Frame 1 (no input): blank canvas, image omitted
Frame 60 (no input): blank canvas, image omitted
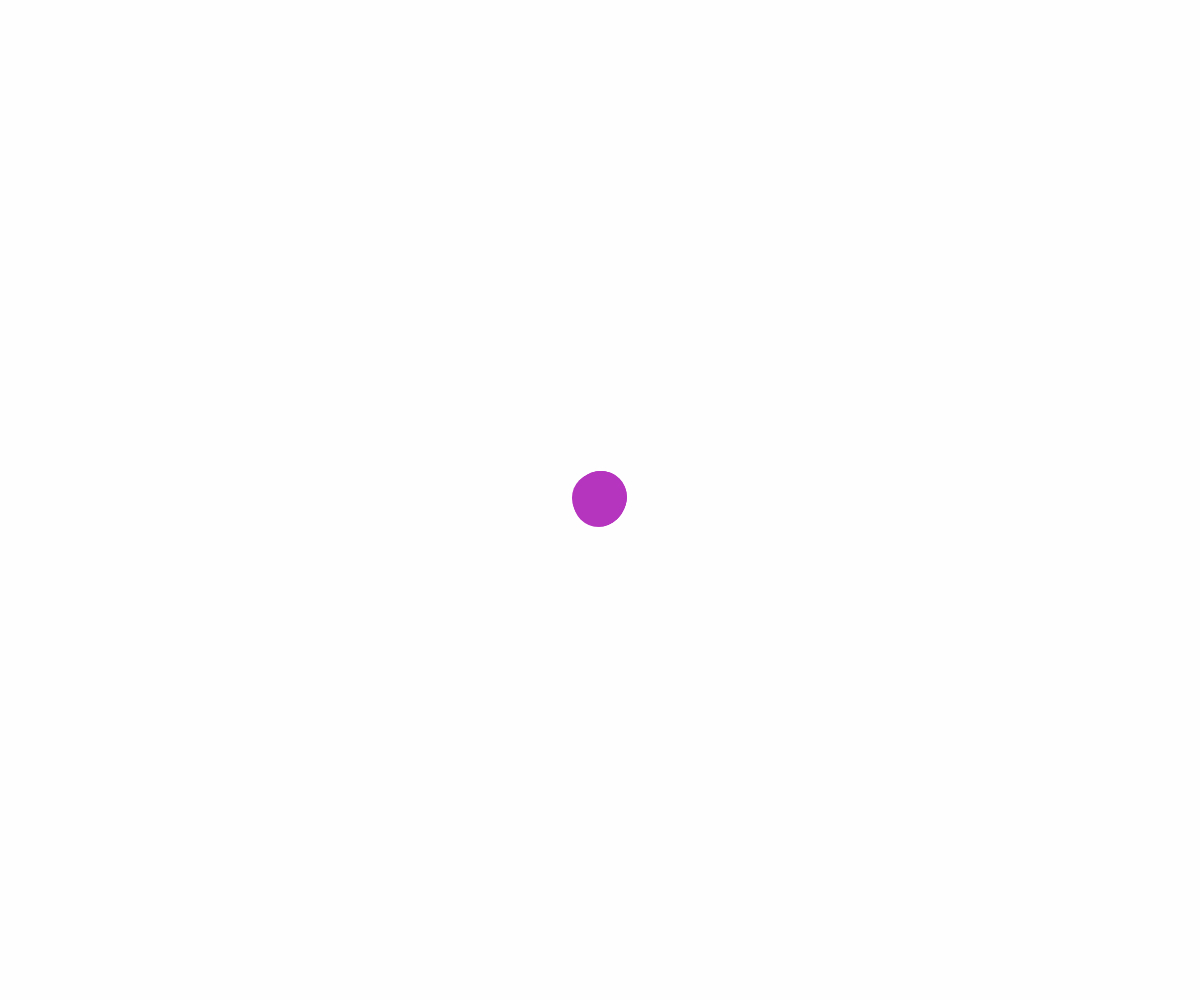
Frame 120 (the mouse pressed at the canvas centre since frame 60)

The p5.js sketch whose frames 1 and 60 were blank and that drew this single picture after the mouse press (run headless with seeded random() and noise() and a simulated clock; from frame 60 on, the mouse is pressed at the canvas centre):

// p5.js sketch
// ── sketch.js
// create a class called Planet
class Planet {
  // create an x, y position for the planet
  constructor(x, y) {
    this.x = x;
    this.y = y;
    // create a random color for the planet 
    this.color = color(random(255), random(255), random(255));
  }

  // Class method to draw the planet
  draw() {
    this.x += random(-1, 1);
    this.y += random(-1, 1);

    // fill the planet with its color and draw it as a circle
    fill(this.color);

    noStroke();
    ellipse(this.x, this.y, 50, 50);
  }
}

let planets = [];

function setup() {
  createCanvas(windowWidth, windowHeight);
  background(254);
}

function draw() {

  // draw all the planets in the planets array
  for (let planet of planets) {
    planet.draw();
  }
}

// when the mouse is pressed, create a new planet at the mouse position and add it to the planets array
function mousePressed() {
  let newPlanet = new Planet(mouseX, mouseY);
  planets.push(newPlanet);
}
